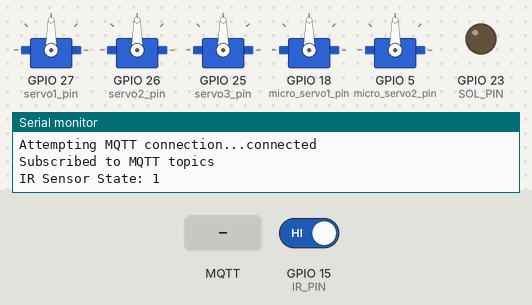
A sketch run on a simulated ESP32. Shown: 5 × servo, output pins drawn as LEDs (lit = HIGH), the last lines printed to the serial monitor. The inputs (shaded band) are chosen by the test bench; at power-on: GPIO 15 (IR_PIN) HIGH. WiFi joins after 1.5 s; servers stay silent unless stated; no MQTT or app messages arrive unless stated.

Above: at 2.7 s.
2.8 s: MQTT message "0" arrives on the first subscribed topic
At 3.2 s:
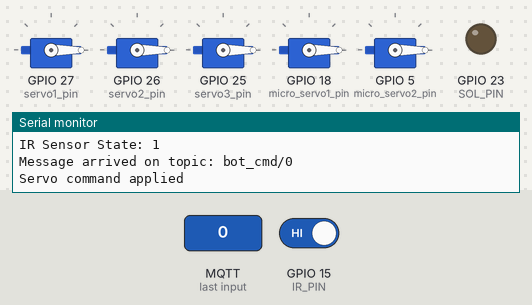
4.3 s: MQTT message "0" arrives on the second subscribed topic
Timing chart, 0 to 7.3 s (numbered marks = the images above; inputs shaded):
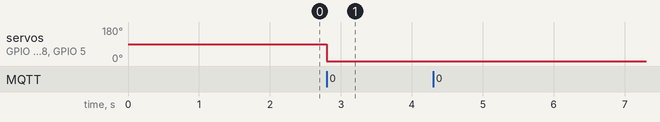

Measured:
- after the input at 2.8 s, servo on GPIO 27 (servo1_pin), servo on GPIO 26 (servo2_pin), servo on GPIO 25 (servo3_pin), servo on GPIO 18 (micro_servo1_pin), servo on GPIO 5 (micro_servo2_pin): 90° → 0° at once

The sketch:

low_level_code.cpp.ino
```cpp
/*
 * Team Id: 1060
 * Author List: A. Nithish , Rohan A Khamitkar
 * Filename: esp32_mqtt_servo_control.ino
 * Theme: Mobile Robot / IoT Control
 * Functions: setup_wifi(), mqttCallback(), reconnect(), publishSensorData(),
 *            servo_init(), setup(), loop()
 * Global Variables: ssid, password, broker_ip, broker_port,
 *                   mqttClient, servo objects, pin definitions
 */

#include "WiFi.h"           // ESP32 WiFi library
#include "PubSubClient.h"   // MQTT client library
#include <string.h>         // For strcmp()
#include <ESP32Servo.h>     // Servo control for ESP32
#include <Arduino.h>        // Arduino core definitions

/* -------------------- WiFi Credentials -------------------- */
// ssid: Name of the WiFi hotspot to connect to
const char* ssid = "nithish_reddy";

// password: Password of the WiFi hotspot
const char* password = "xxxxxxxxx";

/* -------------------- MQTT Broker Details -------------------- */
// broker_ip: IP address of MQTT broker
const char* broker_ip = "10.37.195.156";

// broker_port: Port number of MQTT broker (default: 1883)
const int broker_port = 1883;

/* -------------------- MQTT Topics & Client ID -------------------- */
#define CLIENT_ID     "ESPClient0"
#define CMD_TOPIC     "bot_cmd/0"     // Topic for servo commands
#define SENSOR_TOPIC  "esp/sensor/0"  // Topic to publish IR sensor data
#define SOL_TOPIC     "esp/sol/0"     // Topic to control solenoid PWM

/* -------------------- Servo Objects -------------------- */
// servo1, servo2, servo3: Continuous rotation or wheel servos
Servo servo1;
Servo servo2;
Servo servo3;

// micro_servo1, micro_servo2: Small angle-position servos
Servo micro_servo1;
Servo micro_servo2;

/* -------------------- Pin Definitions -------------------- */
// servo*_pin: GPIO pins connected to servo signal wires
#define servo1_pin        27
#define servo2_pin        26
#define servo3_pin        25
#define micro_servo1_pin  18
#define micro_servo2_pin  5

// SOL_PIN: GPIO pin connected to solenoid driver (PWM controlled)
const int SOL_PIN = 23;

// PWM configuration for solenoid
const int PWM_CHANNEL = 0;   // PWM channel number
const int PWM_FREQ    = 1000; // PWM frequency in Hz
const int PWM_RES     = 8;    // PWM resolution in bits (0–255)

// IR_PIN: GPIO pin connected to IR sensor output
#define IR_PIN 15

/* -------------------- Network Objects -------------------- */
// espClient: WiFi client object
WiFiClient espClient;

// mqttClient: MQTT client using WiFi connection
PubSubClient mqttClient(espClient);

/*
 * Function Name: setup_wifi
 * Input: None
 * Output: None
 * Logic:
 *   - Attempts to connect ESP32 to the specified WiFi network
 *   - Retries for a fixed number of attempts
 *   - Restarts ESP32 if connection fails
 * Example Call: setup_wifi();
 */
void setup_wifi() {
    WiFi.begin(ssid, password);
    int attempts = 0;

    // Try connecting to WiFi for ~10 seconds
    while (WiFi.status() != WL_CONNECTED && attempts < 20) {
        Serial.println(F("Waiting for hotspot..."));
        delay(500);
        attempts++;
    }

    // Restart ESP32 if WiFi connection fails
    if (WiFi.status() != WL_CONNECTED) {
        Serial.println(F("WiFi connection failed! Restarting..."));
        ESP.restart();
    }

    // Print IP address after successful connection
    Serial.println(F("WiFi connected."));
    Serial.print(F("IP address: "));
    Serial.println(WiFi.localIP());
}

/*
 * Function Name: mqttCallback
 * Input:
 *   topic   -> MQTT topic on which message was received
 *   payload -> Message data
 *   length  -> Length of received message
 * Output: None
 * Logic:
 *   - Parses incoming MQTT messages
 *   - Controls servos based on CMD_TOPIC
 *   - Controls solenoid PWM based on SOL_TOPIC
 * Example Call: Called automatically by MQTT client
 */
void mqttCallback(char* topic, byte* payload, unsigned int length) {

    Serial.print("Message arrived on topic: ");
    Serial.println(topic);

    String message = "";

    // Convert payload bytes into String
    for (unsigned int i = 0; i < length; i++) {
        message += (char)payload[i];
    }

    /* -------- Servo Control Command -------- */
    if (strcmp(topic, CMD_TOPIC) == 0) {

        int v1, v2, v3, mv1, mv2;

        // Parse comma-separated servo values
        sscanf(message.c_str(), "%d,%d,%d,%d,%d",
               &v1, &v2, &v3, &mv1, &mv2);

        // Apply servo commands
        servo1.writeMicroseconds(v1);
        servo2.writeMicroseconds(v2);
        servo3.writeMicroseconds(v3);
        micro_servo1.write(mv1);
        micro_servo2.write(mv2);

        // Debug output
        Serial.println("Servo command applied");
    }

    /* -------- Solenoid PWM Control -------- */
    if (String(topic) == SOL_TOPIC) {

        int pwm_value;

        // Extract PWM value
        sscanf(message.c_str(), "%d", &pwm_value);

        // Write PWM to solenoid
        ledcWrite(PWM_CHANNEL, pwm_value);

        Serial.print("Solenoid PWM: ");
        Serial.println(pwm_value);
    }
}

/*
 * Function Name: reconnect
 * Input: None
 * Output: None
 * Logic:
 *   - Reconnects to MQTT broker if connection is lost
 *   - Subscribes to required topics after reconnection
 * Example Call: reconnect();
 */
void reconnect() {
    while (!mqttClient.connected()) {

        Serial.print("Attempting MQTT connection...");

        if (mqttClient.connect(CLIENT_ID)) {
            Serial.println("connected");

            // Subscribe to command topics
            mqttClient.subscribe(CMD_TOPIC);
            mqttClient.subscribe(SOL_TOPIC);

            Serial.println("Subscribed to MQTT topics");
        }
        else {
            Serial.print("failed, rc=");
            Serial.print(mqttClient.state());
            Serial.println(" retrying in 5 seconds");
            delay(5000);
        }
    }
}

/*
 * Function Name: publishSensorData
 * Input: None
 * Output: None
 * Logic:
 *   - Reads IR sensor digital state
 *   - Publishes sensor value over MQTT
 * Example Call: publishSensorData();
 */
void publishSensorData() {

    int ir_state = digitalRead(IR_PIN);

    // Convert sensor reading to string
    String payload = String(ir_state);

    // Publish sensor data
    mqttClient.publish(SENSOR_TOPIC, payload.c_str());

    Serial.print("IR Sensor State: ");
    Serial.println(payload);
}

/*
 * Function Name: servo_init
 * Input: None
 * Output: None
 * Logic:
 *   - Attaches servo objects to corresponding GPIO pins
 * Example Call: servo_init();
 */
void servo_init() {
    servo1.attach(servo1_pin);
    servo2.attach(servo2_pin);
    servo3.attach(servo3_pin);
    micro_servo1.attach(micro_servo1_pin);
    micro_servo2.attach(micro_servo2_pin);
}

/*
 * Function Name: setup
 * Input: None
 * Output: None
 * Logic:
 *   - Initializes serial communication
 *   - Configures pins, WiFi, MQTT, PWM, and servos
 * Example Call: Called automatically by Arduino
 */
void setup() {

    Serial.begin(115200);

    // Configure IR sensor pin
    pinMode(IR_PIN, INPUT_PULLUP);

    // Initialize WiFi and servos
    setup_wifi();
    servo_init();

    // Configure PWM for solenoid control
    ledcAttach(SOL_PIN, PWM_FREQ, PWM_RES);
    ledcWrite(SOL_PIN, 0);

    // Configure MQTT client
    mqttClient.setServer(broker_ip, broker_port);
    mqttClient.setCallback(mqttCallback);
}

/*
 * Function Name: loop
 * Input: None
 * Output: None
 * Logic:
 *   - Maintains MQTT connection
 *   - Publishes sensor data periodically
 * Example Call: Called repeatedly by Arduino runtime
 */
void loop() {

    // Reconnect to MQTT broker if disconnected
    if (!mqttClient.connected()) {
        reconnect();
    }

    mqttClient.loop();

    // Publish sensor data every 2 seconds
    static unsigned long lastMsg = 0;
    if (millis() - lastMsg > 2000) {
        lastMsg = millis();
        publishSensorData();
    }
}
```
